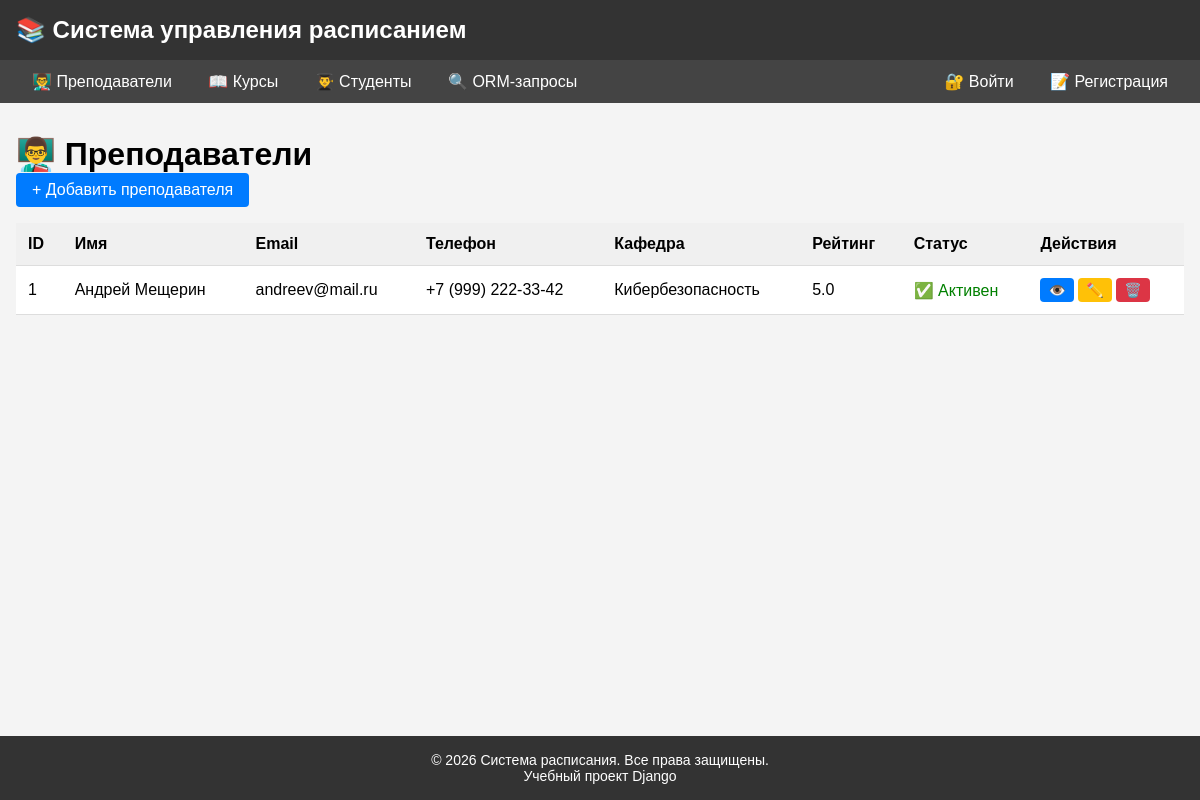
Before: /schedule/teachers/ with the older database file.
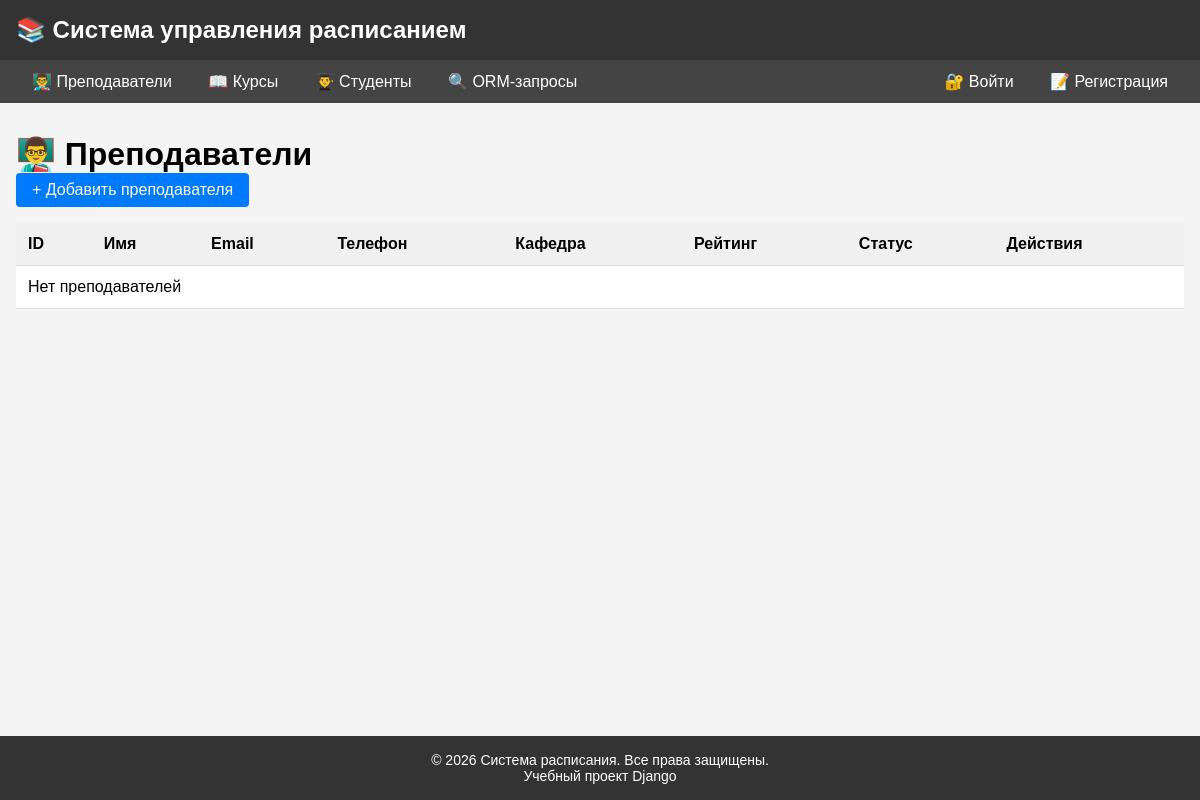
After: the same page with the newer database file.
### schedule/models.py (models this page shows, shortened)
class Teacher(models.Model):
    first_name = models.CharField(max_length=50, verbose_name="Имя")
    last_name = models.CharField(max_length=50, verbose_name="Фамилия")
    email = models.EmailField(unique=True, verbose_name="Email")
    phone = models.CharField(max_length=20, verbose_name="Телефон")
    hire_date = models.DateField(verbose_name="Дата найма")
    salary = models.DecimalField(
        max_digits=10,
        decimal_places=2,
        verbose_name="Зарплата",
        validators=[MinValueValidator(0)]
    )
    department = models.CharField(
        max_length=100,
        verbose_name="Кафедра",
        blank=True,  # Можно оставить пустым в форме
        null=True,   # Может быть NULL в базе данных
        default=None  # По умолчанию None
    )
    academic_degree = models.CharField(
        max_length=50,
        verbose_name="Ученая степень",
        choices=[
            ('bachelor', 'Бакалавр'),
            ('master', 'Магистр'),
            ('phd', 'Кандидат наук'),
            ('doctor', 'Доктор наук'),
        ],
        blank=True,
        null=True,
        default=None
    )
    office_hours = models.CharField(
        max_length=100,
        verbose_name="Часы приема",
        blank=True,
        null=True,
        default=None,
        help_text="Например: Пн-Пт 10:00-12:00"
    )
    is_active = models.BooleanField(
        default=True,  # По умолчанию True для существующих записей
        verbose_name="Активен"
    )
    rating = models.DecimalField(
        max_digits=3,
        decimal_places=1,
        verbose_name="Рейтинг",
        validators=[MinValueValidator(0), MaxValueValidator(5)],
        blank=True,
        null=True,
        default=0  # По умолчанию 0
    )
    class Meta:
        verbose_name = "Преподаватель"
        verbose_name_plural = "Преподаватели"
        unique_together = ['first_name', 'last_name', 'email']

### schedule/views.py (the view)
# urls.py: path('teachers/', views.teacher_index, name='teacher_index'),
def teacher_index(request):
    teachers = Teacher.objects.all()
    return render(request, 'schedule/teacher_index.html', {'teachers': teachers})

### schedule/templates/schedule/teacher_index.html (shortened to what this page needs)
{% extends 'schedule/base.html' %}
{% block content %}
<h1>👨‍🏫 Преподаватели</h1>
<p style="margin-bottom: 1rem;">
    <a href="{% url 'schedule:teacher_create' %}" class="btn">+ Добавить преподавателя</a>
</p>
<table>
    <thead>
        <tr>
            <th>ID</th>
            <th>Имя</th>
            <th>Email</th>
            <th>Телефон</th>
            <th>Кафедра</th>
            <th>Рейтинг</th>
            <th>Статус</th>
            <th>Действия</th>
        </tr>
    </thead>
    <tbody>
        {% for teacher in teachers %}
        <tr>
            <td>{{ teacher.id }}</td>
            <td>{{ teacher.first_name }} {{ teacher.last_name }}</td>
            <td>{{ teacher.email }}</td>
            <td>{{ teacher.phone }}</td>
            <td>{{ teacher.department|default:"—" }}</td>
            <td>{{ teacher.rating|default:"0" }}</td>
            <td>
                {% if teacher.is_active %}
                <span style="color: green;">✅ Активен</span>
                {% else %}
                <span style="color: red;">❌ Неактивен</span>
                {% endif %}
            </td>
            <td>
                <a href="{% url 'schedule:teacher_info' teacher.id %}" class="btn btn-sm">👁️</a>
                <a href="{% url 'schedule:teacher_update' teacher.id %}" class="btn btn-sm btn-warning">✏️</a>
                <a href="{% url 'schedule:teacher_delete' teacher.id %}" class="btn btn-sm btn-danger">🗑️</a>
            </td>
        </tr>
        {% empty %}
        <tr>
            <td colspan="8">Нет преподавателей</td>
        </tr>
        {% endfor %}
    </tbody>
</table>
{% endblock %}

Changed rows visible on the page:
removed Teacher: id "1", first_name "Андрей", last_name "Мещерин", email "andreev@mail.ru", phone "+7 (999) 222-33-42", department "Кибербезопасность", rating "5.0", is_active "✅ Активен"
Other visible differences:
text now shown: "Нет преподавателей"
